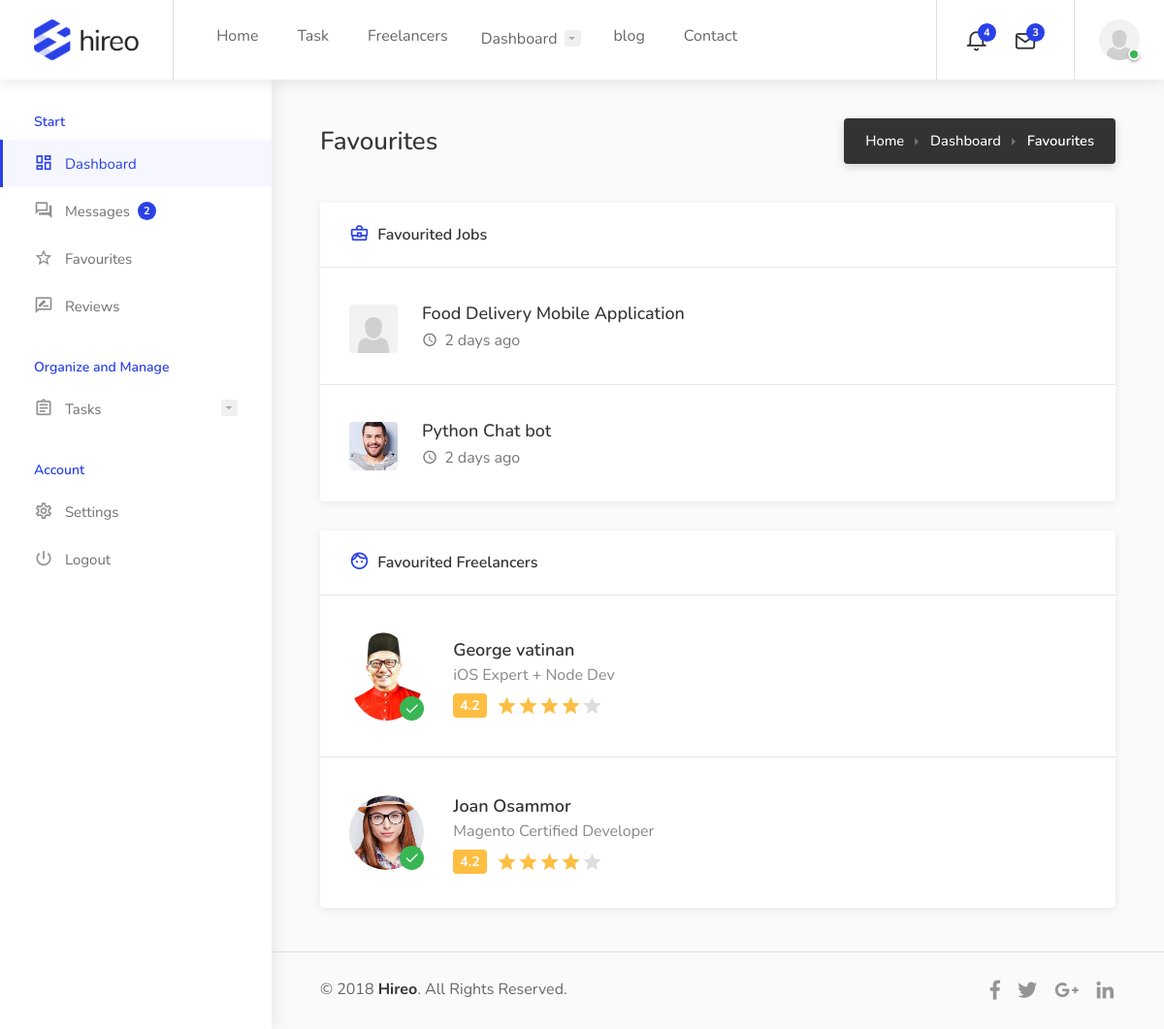
Page /favourites/ (signed in) on the committed database.
### user/models.py (models this page shows, shortened)
class Profile(models.Model):
    user = models.OneToOneField(User, on_delete=models.CASCADE)
    image = models.ImageField(default = 'default.png', upload_to='profile_pics')
    tagline = models.CharField(max_length=200,  default='Enter your tagline here')
    bio = models.CharField(max_length=1000, default='Enter your bio here')
    favourite = models.ManyToManyField(User, related_name='favorited_by', blank=True)

### job/models.py (models this page shows, shortened)
class Job(models.Model):
    author = models.ForeignKey(User, on_delete=models.CASCADE)
    title = models.CharField(max_length=200)
    job_type = models.ForeignKey(Type, on_delete=models.DO_NOTHING)
    job_category = models.ForeignKey(Category, on_delete=models.DO_NOTHING)
    cost = models.IntegerField(default=100)
    skill = models.ManyToManyField(Skill, blank=True)
    date_created = models.DateTimeField(default=timezone.now)
    description = models.CharField(max_length=10000)
    favourite = models.ManyToManyField(User, related_name='fav_task', blank=True)

### job/views.py (the view)
# urls.py: path('favourites/', dashboard_favourites, name='dashboard-favourites'),
def dashboard_favourites(request):
    task = Job.objects.all()
    users = User.objects.all()
    context = {
        'tasks':task,
        'users':users
    }
    return render(request, 'job/favourites.html', context)

### job/templates/job/favourites.html (shortened to what this page needs)
{% extends 'user/dashboard.html' %}
{% block content %}
			<div class="dashboard-headline">
				<h3>Favourites</h3>
				<nav id="breadcrumbs" class="dark">
					<ul>
						<li><a href="#">Home</a></li>
						<li><a href="#">Dashboard</a></li>
						<li>Favourites</li>
					</ul>
				</nav>
			</div>
			<div class="row">
				<div class="col-xl-12">
					<div class="dashboard-box margin-top-0">
						<div class="headline">
							<h3><i class="icon-material-outline-business-center"></i> Favourited Jobs</h3>
						</div>
						<div class="content">
							<ul class="dashboard-box-list">
								{% for task in tasks %}
								{% if user in task.favourite.all %}
								<li>
									<div class="job-listing">
										<div class="job-listing-details">
											<a href="#" class="job-listing-company-logo">
												<img src="{{ task.author.profile.image.url }}" alt="">
											</a>
											<div class="job-listing-description">
												<h3 class="job-listing-title"><a href="#">{{ task.title }}</a></h3>
												<div class="job-listing-footer">
													<ul>
														<li><i class="icon-material-outline-access-time"></i> 2 days ago</li>
													</ul>
												</div>
											</div>
										</div>
									</div>
								</li>
								{% endif %}
								{% endfor %}
							</ul>
						</div>
					</div>
				</div>
				<div class="col-xl-12">
					<div class="dashboard-box">
						<div class="headline">
							<h3><i class="icon-material-outline-face"></i> Favourited Freelancers</h3>
						</div>
						<div class="content">
							<ul class="dashboard-box-list">
								{% for u in users %}
								{% if u in user.profile.favourite.all %}
								<li>
									<div class="freelancer-overview">
										<div class="freelancer-overview-inner">
											<div class="freelancer-avatar">
												<div class="verified-badge"></div>
												<a href="#"><img src="{{ u.profile.image.url }}" alt=""></a>
											</div>
											<div class="freelancer-name">
												<h4><a href="#">{{u.first_name}} {{ u.last_name }} </a></h4>
												<span>{{ u.profile.tagline }}</span>
												<div class="freelancer-rating">
													<div class="star-rating" data-rating="4.2"></div>
												</div>
											</div>
										</div>
									</div>
								</li>
								{% endif %}
								{% endfor %}
							</ul>
						</div>
					</div>
				</div>
			</div>
{% endblock content %}

### user/templates/user/dashboard.html (shortened to what this page needs)
{% load static %}
<!doctype html>
<html lang="en">
<head>
<link rel="stylesheet" href="{% static 'job/css/style.css' %}">
<link rel="stylesheet" href="{% static 'job/css/colors/blue.css' %}">
<link rel="stylesheet" href="{% static 'job/css/messages.css' %}">
</head>
<body class="gray">
<div id="wrapper">
<header id="header-container" class="fullwidth dashboard-header not-sticky">
	<div id="header">
		<div class="container">
			<div class="left-side">
				<div id="logo">
					<a href="{% url 'job-home' %}"><img src="{% static 'job/images/logo.png' %}" alt=""></a>
				</div>
				<nav id="navigation">
					<ul id="responsive">
						<li><a href="{% url 'job-home' %}">Home</a>
						</li>
						<li><a href="{% url 'job-list' %}">Task</a></li>
						<li><a href="{% url 'freelancer' %}">Freelancers</a></li>
						{% if user.is_authenticated %}
					<li><a href="#">Dashboard</a>
					</li>
					{% endif %}
					<li><a href="#">blog</a></li>
					<li><a href="#">Contact</a></li>
					</ul>
				</nav>
			</div>
		{% if user.is_authenticated %}
		<div class="right-side">
			<div class="header-widget hide-on-mobile">
				<div class="header-notifications">
					<div class="header-notifications-trigger">
						<a href="#"><i class="icon-feather-bell"></i><span>4</span></a>
					</div>
				</div>
				<div class="header-notifications">
					<div class="header-notifications-trigger">
						<a href="#"><i class="icon-feather-mail"></i><span>3</span></a>
					</div>
				</div>
			</div>
			<div class="header-widget">
				<div class="header-notifications user-menu">
					<div class="header-notifications-trigger">
						<a href="#"><div class="user-avatar status-online"><img src="{{ user.profile.image.url }}" alt=""></div></a>
					</div>
				</div>
			</div>
		</div>
		{% endif %}
		</div>
	</div>
</header>
<div class="dashboard-container">
	<div class="dashboard-sidebar">
		<div class="dashboard-sidebar-inner" data-simplebar>
			<div class="dashboard-nav-container">
				<div class="dashboard-nav">
					<div class="dashboard-nav-inner">
						<ul data-submenu-title="Start">
							<li class="active"><a href="{% url 'dashboard' %}"><i class="icon-material-outline-dashboard"></i> Dashboard</a></li>
							<li><a href="{% url 'dashboard-messages' %}"><i class="icon-material-outline-question-answer"></i> Messages <span class="nav-tag">2</span></a></li>
							<li><a href="{% url 'dashboard-favourites' %}"><i class="icon-material-outline-star-border"></i> Favourites</a></li>
							<li><a href="{% url 'reviews' %}"><i class="icon-material-outline-rate-review"></i> Reviews</a></li>
						</ul>
						<ul data-submenu-title="Organize and Manage">
							<li><a href="#"><i class="icon-material-outline-assignment"></i> Tasks</a>
							</li>
						</ul>
						<ul data-submenu-title="Account">
							<li><a href="{% url 'profile-update' %}"><i class="icon-material-outline-settings"></i> Settings</a></li>
							<li><a href="{% url 'logout' %}"><i class="icon-material-outline-power-settings-new"></i> Logout</a></li>
						</ul>
					</div>
				</div>
			</div>
		</div>
	</div>
	<div class="dashboard-content-container" data-simplebar>
		<div class="dashboard-content-inner" >
			{% block content %}
			{% endblock content %}
			<div class="dashboard-footer-spacer"></div>
			<div class="small-footer margin-top-15">
				<div class="small-footer-copyrights">
					© 2018 <strong>Hireo</strong>. All Rights Reserved.
				</div>
				<ul class="footer-social-links">
					<li>
						<a href="#" title="Facebook" data-tippy-placement="top">
							<i class="icon-brand-facebook-f"></i>
						</a>
					</li>
					<li>
						<a href="#" title="Twitter" data-tippy-placement="top">
							<i class="icon-brand-twitter"></i>
						</a>
					</li>
					<li>
						<a href="#" title="Google Plus" data-tippy-placement="top">
							<i class="icon-brand-google-plus-g"></i>
						</a>
					</li>
					<li>
						<a href="#" title="LinkedIn" data-tippy-placement="top">
							<i class="icon-brand-linkedin-in"></i>
						</a>
					</li>
				</ul>
			</div>
		</div>
	</div>
</div>
</div>
</body>
</html>

### job/static/job/css/colors/blue.css (style rules this page uses)
a, .header-widget .log-in-button:hover i, .notification-text span.color, .header-notifications-content .notification-text span.color, ul.user-menu-small-nav li a:hover, ul.user-menu-small-nav li a:hover i, #navigation ul li:hover a:after, #navigation ul li a.current, #navigation ul li a.current:after, #navigation ul li:hover a, #breadcrumbs ul li a:hover, #breadcrumbs.white ul li a:hover, .single-page-header .header-details li a:hover, .blog-post-content h3 a:hover, #posts-nav li a:hover, .task-tags span, .freelancer-detail-item a:hover, .list-4 li:before, .list-3 li:before, .list-2 li:before, .list-1 li:before, .share-buttons-content span strong, .keyword, .banner-headline strong.color, .category-box-icon, .recommended .pricing-plan-label, .recommended .pricing-plan-label strong, .boxed-widget.summary li.total-costs span, .testimonial-box:before, .single-counter h3, .popup-tabs-nav li.active a, .dialog-with-tabs .forgot-password:hover, .dropdown-menu > li > a:hover, .dropdown-menu > .active > a, .dropdown-menu > .active > a:hover, .bootstrap-select .dropdown-menu li.selected a span.check-mark:before, .bootstrap-select .dropdown-menu li.selected:hover a span.check-mark:before, .boxed-list-headline h3 i, .boxed-list-item .item-details .detail-item a:hover, .job-overview .job-overview-inner ul li i, .dashboard-nav ul:before, .dashboard-nav ul li.active-submenu a i, .dashboard-nav ul li.active a i, .dashboard-nav ul li:hover a i, .dashboard-nav ul li.active-submenu a, .dashboard-nav ul li:hover a, .dashboard-nav ul li.active a, .dashboard-nav ul li.active-submenu a:after, .dashboard-nav ul li.active a:after, .dashboard-nav ul li:hover a:after, .dashboard-box .headline h3 i, .help-icon, .header-widget .log-in-button:hover, .header-widget .log-in-button:hover i { color:#2a41e8; }
#backtotop a, .header-notifications-trigger span, a.header-notifications-button, #navigation ul ul.dropdown-nav ul.dropdown-nav li:hover a:after, #navigation ul ul.dropdown-nav li:hover a:after, .mm-menu em.mm-counter, .language-switcher.bootstrap-select.btn-group.open button, .language-switcher.bootstrap-select.btn-group button:hover, .footer-links ul li a span:before, .newsletter button, .pagination ul li a.current-page, a.blog-post-info:hover, #posts-nav li a:hover span, .comment-by a.reply:hover, .contact-address-headline:after, .enable-filters-button span, .enable-filters-button i, .job-listing.with-apply-button:hover .list-apply-button, .letters-list a.current, span.button, button.button, input[type="button"], input[type="submit"], a.button, .list-1 li:before, mark.color, table.basic-table th, .copy-url .copy-url-button, .keyword-input-container .keyword-input-button, .tags-container input[type="checkbox"]:checked + label, input:checked + .switch-button, .radio input[type="radio"] + label .radio-label:after, .uploadButton .uploadButton-button:hover, .pricing-plan .button:hover, .pricing-plan.recommended .button, .pricing-plan .recommended-badge, .payment-tab-trigger > input:checked ~ label::after, .breathing-icon, .icon-box-check, .testimonial-author span, .qtyInc:hover, .qtyDec:hover, #sign-in-dialog .mfp-close:hover, #small-dialog-1 .mfp-close:hover, #small-dialog-2 .mfp-close:hover, #small-dialog-3 .mfp-close:hover, #small-dialog-4 .mfp-close:hover, #small-dialog .mfp-close:hover, .slider-selection, .cluster-visible, .marker-container, .custom-zoom-in:hover, .custom-zoom-out:hover, #geoLocation:hover, #streetView:hover, #scrollEnabling:hover, #scrollEnabling.enabled, a.apply-now-button, a.attachment-box:hover, .freelancer-indicators .indicator-bar span, .dashboard-nav ul li span.nav-tag, .dashboard-box .button.dark:not(.ico):hover, .messages-inbox ul li:before, .message-by h5 i, .message-bubble.me .message-text { background-color:#2a41e8; }
.payment-tab-trigger > input:checked ~ label::before, .dashboard-nav ul li.active-submenu, .dashboard-nav ul li.active, .dashboard-nav ul li:hover { border-color:#2a41e8; }
.dashboard-nav ul li.active-submenu, .dashboard-nav ul li.active, .dashboard-nav ul li:hover { background-color: rgba(42,65,232,0.04); }
.dashboard-nav ul li.active-submenu a:after, .dashboard-nav ul li.active a:after, .dashboard-nav ul li:hover a:after { background: rgba(42,65,232,0.13); }

### rows in the picture
Job: author.profile.image (placeholder picture), title "Food Delivery Mobile Application"
Job: author.profile.image (picture), title "Python Chat bot"

### other values in the picture
{{ u.first_name }} "George"
{{ u.last_name }} "vatinan"
{{ u.profile.tagline }} "iOS Expert + Node Dev"
{{ u.first_name }} "Joan"
{{ u.last_name }} "Osammor"
{{ u.profile.tagline }} "Magento Certified Developer"
